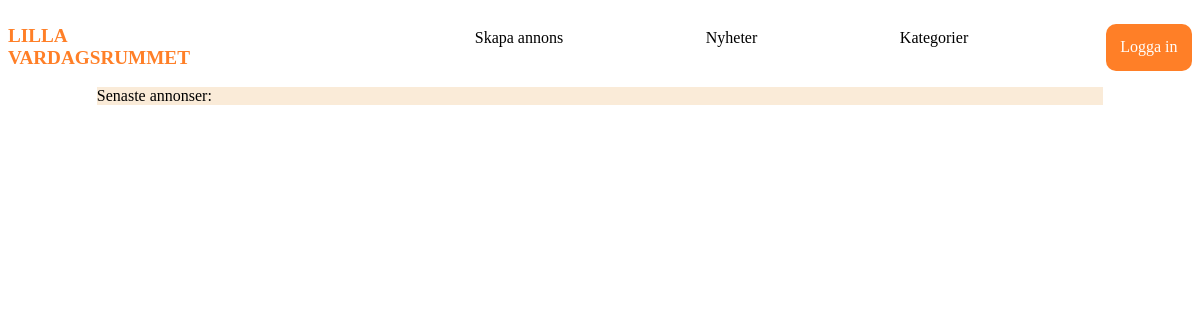
The app's page /feed.php, older data.
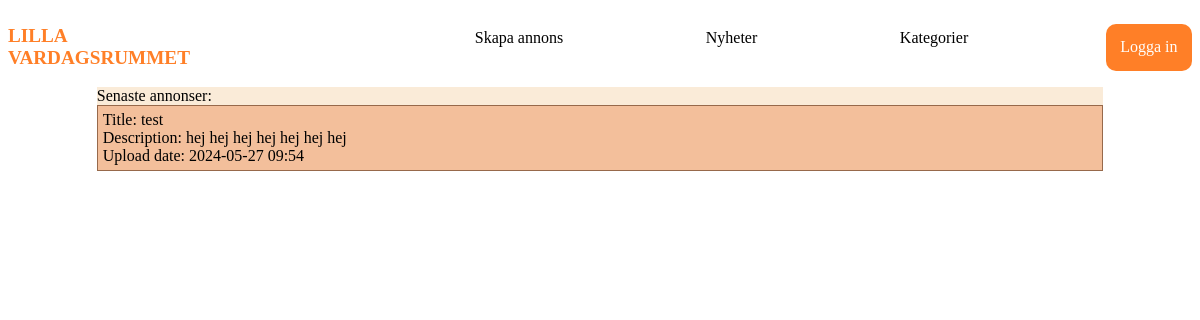
The same page, newer data.
### tables this page shows
CREATE TABLE "ad" (
	"category_id"	TEXT NOT NULL,
	"title"	TEXT NOT NULL,
	"ad_id"	INTEGER UNIQUE,
	"description"	TEXT,
	"price"	INTEGER,
	"location_id"	INTEGER NOT NULL,
	"upload_date"	TEXT NOT NULL,
	"user_id"	INTEGER,
	"img_url"	TEXT,
	FOREIGN KEY("user_id") REFERENCES "user"("user_id"),
	FOREIGN KEY("category_id") REFERENCES "category"("category_id"),
	FOREIGN KEY("location_id") REFERENCES "location"("location_id"),
	PRIMARY KEY("ad_id" AUTOINCREMENT)
);

### feed.php (the view, shortened to what this page needs)
<div?php session_start(); ?>
      <!DOCTYPE html>
      <html lang="en">
      <head>
            <link rel="stylesheet" href="style.css">
      </head>
      <body>
            <?php include "header.php"; ?>
            <div class="main">
                  <?php
                  $db = new SQLite3("database.db");
                  $result = $db->query('SELECT * FROM ad');
                  echo 'Senaste annonser:<br>';
                  while ($row = $result->fetchArray()) {
                        echo '<div class="productbox">';
                        echo 'Title: ' . $row['title'] . '<br>'
                              . 'Description: ' . $row['description'] . "<br>"
                              . 'Upload date: ' . $row['upload_date'];
                        echo '</div>';
                  }
                  ?>
            </div>
      </body>
      </html>

### header.php
<?php
echo
'<div class="header">
      <a href="index.php">
      <div id="logotext">
            <h2>LILLA <br>VARDAGSRUMMET</h2>
      </div>
      </a>
      <ul id="header-menu">
            <li class="menu-item">
                  <a href="createad.php">Skapa annons</a>
            </li>
            <li class="menu-item">
                  <a href="news.php">Nyheter</a>
            </li>';
            include "drop-down-categories.php";
            echo '<li class="menu-item" id="loginbutton">
                  <a href="login.php">Logga in</a>
            </li>
      </ul>
</div>';
?>

### drop-down-categories.php
<?php
echo '<li class="menu-item">Kategorier
<ul id="categories-drop-down-menu">
      <li class="drop-down-item">
            <a href="/adfsgd">Bord</a>
      </li>
      <li class="drop-down-item">
            <a href="/adfsgd">Sängar</a>
      </li>
      <li class="drop-down-item">
            <a href="/adfsgd">Förvaring</a>
      </li>
      <li class="drop-down-item">
            <a href="/adfsgd">Sittmöbler</a>
      </li>
      <li class="drop-down-item">
            <a href="/adfsgd">Utemöbler</a>
      </li>
      <li class="drop-down-item">
            <a href="/adfsgd">Övrigt</a>
      </li>
</ul>
</li>';
?>

### style.css (style rules this page uses)
.header { display: flex; justify-content: space-between; align-items: center; background-color: white; }
.header>a { text-decoration: none; }
.header>a>#logotext { font-family: Garamond, serif; color: rgb(255, 127, 39); font-weight: bold; width: 30%; }
#logotext>h2 { font-size: 1.2em; }
.menu-item { padding: 5px; cursor: pointer; text-decoration: none; }
#loginbutton { background-color: rgb(255, 127, 39); border-radius: 10px; padding: 2%; }
#loginbutton>a { color: rgb(255, 253, 250); }
.main { background-color: rgba(231, 155, 62, 0.2); width: 85%; margin: auto; }
.productbox { margin: auto; background-color: rgb(242 183 144 / 84%); padding: 5px; border: 1px solid rgb(134 89 60 / 84%); }

Row changes from the older to the newer data that the page shows:
added ad: title "test", description "hej hej hej hej hej hej hej", upload_date "2024-05-27 09:54"
